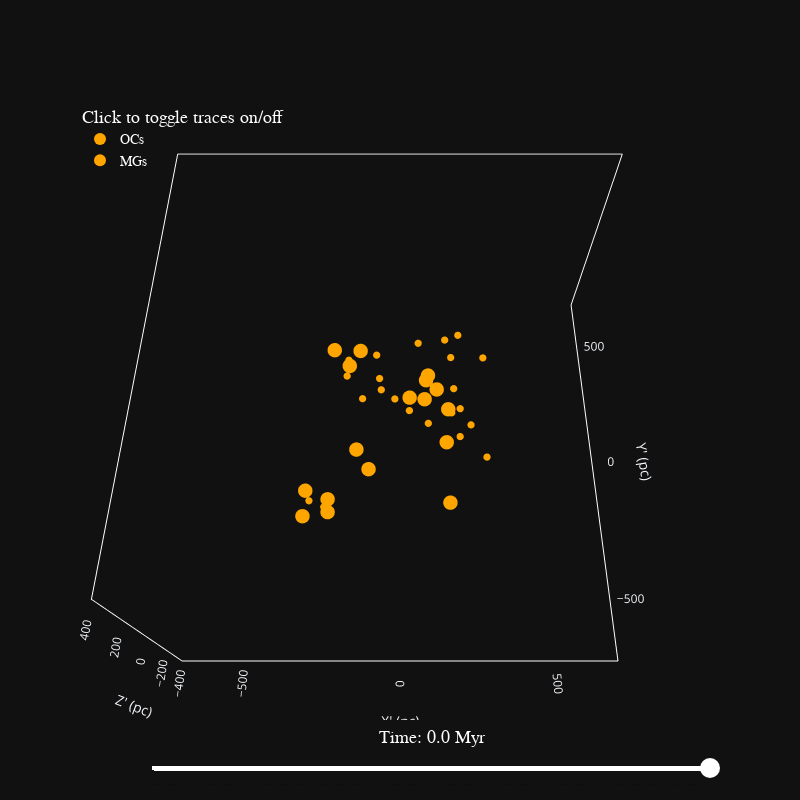

The notebook cell this image was saved under:
### Code cell
save_name = 'cr135_3d_plot.html'
plot_3d = StarClusters3DPlotter()
cr135_oc_data = StarClusterData(cr135_open_clusters, data_name = 'OCs', min_size = 0.8, max_size = 10, color = 'orange', opacity = 1)
cr135_mg_data = StarClusterData(cr135_moving_groups, data_name = 'MGs', min_size = 0.8, max_size = 5, color = 'orange', opacity = 1.)
sc_m6 = StarClusterCollection([cr135_oc_data, cr135_mg_data])
sc_m6.integrate_all_orbits(time=np.arange(0., -61., -1.), reference_frame_center=cr135_reference_frame)
fig3d_m6 = plot_3d.generate_3d_plot(collection = sc_m6, show = True, save_name =save_name, figure_layout=layout, static_traces = None, static_traces_times = None, reference_frame_center = cr135_reference_frame)

### Figure 1 — Plotly figure (JSON) as saved in the notebook; plotly's stock layout.template omitted (floating-point values rounded to 4 significant figures)
{"data": [{"hovertext": ["ASCC_20", "Alessi_33", "Alessi_34", "Alessi_36", "Collinder_132", "Collinder_135", "Collinder_140", "HSC_1865", "HSC_1913", "IC_2395", "NGC_2451B", "NGC_2547", "OCSN_65", "OC_0395", "OC_0407", "OC_0450", "UPK_398"], "marker": {"color": "orange", "line": {"color": "black", "width": 0}, "opacity": 1, "size": [10, 10, 10, 10, 10, 10, 10, 10, 10, 10, 10, 10, 10, 10, 10, 10, 10]}, "mode": "markers", "name": "OCs", "type": "scatter3d", "x": [-133.0, -221.5, 144.8, 89.42, -97.63, 82.8, 29.6, -298.3, -220.6, 146.8, 76.51, 150.8, -169.1, -289.7, -135.3, 115.2, -217.8], "y": [237.6, -286.0, -110.8, 115.1, -196.5, 93.51, 26.74, -331.3, -324.5, -328.8, 16.65, -11.98, 190.9, -262.6, -141.1, 51.87, 227.2], "z": [-23.09, -41.43, -4.823, 21.32, -17.71, 28.32, 33.66, -66.13, -49.27, 41.59, 41.73, 28.26, -43.0, -29.44, 6.237, 41.81, -2.304]}, {"hovertext": ["ASCC_18", "CWNU_1024", "CWNU_1072", "CWNU_1144", "CWNU_1178", "FoF_2383", "HSC_1765", "HSC_1894", "HSC_2056", "HSC_2247", "HSC_2453", "OCSN_64", "OCSN_76", "OCSN_82", "OCT", "OC_0401", "Theia_105", "Theia_1918", "Theia_35", "Theia_953", "UPK_535", "UPK_540"], "marker": {"color": "orange", "line": {"color": "black", "width": 0}, "opacity": 1, "size": [5, 5, 5, 5, 5, 5, 5, 5, 5, 5, 5, 5, 5, 5, 5, 5, 5, 5, 5, 5, 5, 5]}, "mode": "markers", "name": "MGs", "type": "scatter3d", "x": [-172.5, -16.77, -175.9, 165.3, 149.8, -66.82, 59.64, -235.4, 88.62, 231.9, 271.1, -79.32, -120.2, 29.23, 191.4, -277.6, 177.9, 159.6, -59.36, 264.2, 169.0, 193.0], "y": [216.1, 34.73, 148.9, 183.0, 271.7, 117.2, 239.8, -298.1, -50.5, -10.49, 185.6, 235.0, 39.33, -5.853, 267.4, -291.4, -146.0, -38.8, 44.54, -175.0, 51.33, 15.49], "z": [-47.77, 10.28, -38.99, 21.73, -8.993, -1.407, 19.86, -76.04, 6.203, -83.18, 15.69, -45.84, 3.762, 7.484, 25.66, -40.34, 107.4, 54.6, 52.03, 24.24, 47.43, -19.58]}], "layout": {"dragmode": "turntable", "height": 800, "legend": {"bgcolor": "rgba(0,0,0,0)", "font": {"color": "white", "family": "Arial", "size": 14}, "itemsizing": "constant", "title": {"font": {"color": "white", "size": 18}, "side": "top", "text": "Click to toggle traces on/off"}, "x": 0, "y": 1}, "scene": {"aspectmode": "manual", "aspectratio": {"x": 1, "y": 1, "z": 0.5714}, "camera": {"center": {"x": 0, "y": 0, "z": 0}, "eye": {"x": 0, "y": -0.8, "z": 1.5}, "projection": {"type": "perspective"}, "up": {"x": 0, "y": 1, "z": 0}}, "xaxis": {"linecolor": "white", "linewidth": 2, "mirror": true, "nticks": 5, "range": [-700, 700], "showgrid": false, "showline": true, "showspikes": false, "title": {"text": "X' (pc)"}, "zeroline": false}, "yaxis": {"linecolor": "white", "linewidth": 2, "mirror": true, "nticks": 5, "range": [-700, 700], "showgrid": false, "showline": true, "showspikes": false, "title": {"text": "Y' (pc)"}, "zeroline": false}, "zaxis": {"linecolor": "white", "linewidth": 2, "mirror": true, "nticks": 5, "range": [-400, 400], "showgrid": false, "showline": true, "showspikes": false, "title": {"text": "Z' (pc)"}, "zeroline": false}}, "sliders": [{"active": 60, "bgcolor": "white", "bordercolor": "red", "borderwidth": 0, "currentvalue": {"font": {"color": "white", "family": "arial", "size": 18}, "offset": 20, "visible": true, "xanchor": "center"}, "font": {"color": "black", "size": 1}, "len": 0.9, "pad": {"b": 0, "l": 0, "r": 0, "t": 0}, "steps": [{"args": [["-60.0"], {"frame": {"duration": 5, "easing": "linear", "redraw": true}, "transition": {"duration": 0, "easing": "linear"}}], "label": "Time: -60.0 Myr", "method": "animate"}, {"args": [["-59.0"], {"frame": {"duration": 5, "easing": "linear", "redraw": true}, "transition": {"duration": 0, "easing": "linear"}}], "label": "Time: -59.0 Myr", "method": "animate"}, {"args": [["-58.0"], {"frame": {"duration": 5, "easing": "linear", "redraw": true}, "transition": {"duration": 0, "easing": "linear"}}], "label": "Time: -58.0 Myr", "method": "animate"}, {"args": [["-57.0"], {"frame": {"duration": 5, "easing": "linear", "redraw": true}, "transition": {"duration": 0, "easing": "linear"}}], "label": "Time: -57.0 Myr", "method": "animate"}, {"args": [["-56.0"], {"frame": {"duration": 5, "easing": "linear", "redraw": true}, "transition": {"duration": 0, "easing": "linear"}}], "label": "Time: -56.0 Myr", "method": "animate"}, {"args": [["-55.0"], {"frame": {"duration": 5, "easing": "linear", "redraw": true}, "transition": {"duration": 0, "easing": "linear"}}], "label": "Time: -55.0 Myr", "method": "animate"}, {"args": [["-54.0"], {"frame": {"duration": 5, "easing": "linear", "redraw": true}, "transition": {"duration": 0, "easing": "linear"}}], "label": "Time: -54.0 Myr", "method": "animate"}, {"args": [["-53.0"], {"frame": {"duration": 5, "easing": "linear", "redraw": true}, "transition": {"duration": 0, "easing": "linear"}}], "label": "Time: -53.0 Myr", "method": "animate"}, {"args": [["-52.0"], {"frame": {"duration": 5, "easing": "linear", "redraw": true}, "transition": {"duration": 0, "easing": "linear"}}], "label": "Time: -52.0 Myr", "method": "animate"}, {"args": [["-51.0"], {"frame": {"duration": 5, "easing": "linear", "redraw": true}, "transition": {"duration": 0, "easing": "linear"}}], "label": "Time: -51.0 Myr", "method": "animate"}, {"args": [["-50.0"], {"frame": {"duration": 5, "easing": "linear", "redraw": true}, "transition": {"duration": 0, "easing": "linear"}}], "label": "Time: -50.0 Myr", "method": "animate"}, {"args": [["-49.0"], {"frame": {"duration": 5, "easing": "linear", "redraw": true}, "transition": {"duration": 0, "easing": "linear"}}], "label": "Time: -49.0 Myr", "method": "animate"}, {"args": [["-48.0"], {"frame": {"duration": 5, "easing": "linear", "redraw": true}, "transition": {"duration": 0, "easing": "linear"}}], "label": "Time: -48.0 Myr", "method": "animate"}, {"args": [["-47.0"], {"frame": {"duration": 5, "easing": "linear", "redraw": true}, "transition": {"duration": 0, "easing": "linear"}}], "label": "Time: -47.0 Myr", "method": "animate"}, {"args": [["-46.0"], {"frame": {"duration": 5, "easing": "linear", "redraw": true}, "transition": {"duration": 0, "easing": "linear"}}], "label": "Time: -46.0 Myr", "method": "animate"}, {"args": [["-45.0"], {"frame": {"duration": 5, "easing": "linear", "redraw": true}, "transition": {"duration": 0, "easing": "linear"}}], "label": "Time: -45.0 Myr", "method": "animate"}, {"args": [["-44.0"], {"frame": {"duration": 5, "easing": "linear", "redraw": true}, "transition": {"duration": 0, "easing": "linear"}}], "label": "Time: -44.0 Myr", "method": "animate"}, {"args": [["-43.0"], {"frame": {"duration": 5, "easing": "linear", "redraw": true}, "transition": {"duration": 0, "easing": "linear"}}], "label": "Time: -43.0 Myr", "method": "animate"}, {"args": [["-42.0"], {"frame": {"duration": 5, "easing": "linear", "redraw": true}, "transition": {"duration": 0, "easing": "linear"}}], "label": "Time: -42.0 Myr", "method": "animate"}, {"args": [["-41.0"], {"frame": {"duration": 5, "easing": "linear", "redraw": true}, "transition": {"duration": 0, "easing": "linear"}}], "label": "Time: -41.0 Myr", "method": "animate"}, {"args": [["-40.0"], {"frame": {"duration": 5, "easing": "linear", "redraw": true}, "transition": {"duration": 0, "easing": "linear"}}], "label": "Time: -40.0 Myr", "method": "animate"}, {"args": [["-39.0"], {"frame": {"duration": 5, "easing": "linear", "redraw": true}, "transition": {"duration": 0, "easing": "linear"}}], "label": "Time: -39.0 Myr", "method": "animate"}, {"args": [["-38.0"], {"frame": {"duration": 5, "easing": "linear", "redraw": true}, "transition": {"duration": 0, "easing": "linear"}}], "label": "Time: -38.0 Myr", "method": "animate"}, {"args": [["-37.0"], {"frame": {"duration": 5, "easing": "linear", "redraw": true}, "transition": {"duration": 0, "easing": "linear"}}], "label": "Time: -37.0 Myr", "method": "animate"}, {"args": [["-36.0"], {"frame": {"duration": 5, "easing": "linear", "redraw": true}, "transition": {"duration": 0, "easing": "linear"}}], "label": "Time: -36.0 Myr", "method": "animate"}, {"args": [["-35.0"], {"frame": {"duration": 5, "easing": "linear", "redraw": true}, "transition": {"duration": 0, "easing": "linear"}}], "label": "Time: -35.0 Myr", "method": "animate"}, {"args": [["-34.0"], {"frame": {"duration": 5, "easing": "linear", "redraw": true}, "transition": {"duration": 0, "easing": "linear"}}], "label": "Time: -34.0 Myr", "method": "animate"}, {"args": [["-33.0"], {"frame": {"duration": 5, "easing": "linear", "redraw": true}, "transition": {"duration": 0, "easing": "linear"}}], "label": "Time: -33.0 Myr", "method": "animate"}, {"args": [["-32.0"], {"frame": {"duration": 5, "easing": "linear", "redraw": true}, "transition": {"duration": 0, "easing": "linear"}}], "label": "Time: -32.0 Myr", "method": "animate"}, {"args": [["-31.0"], {"frame": {"duration": 5, "easing": "linear", "redraw": true}, "transition": {"duration": 0, "easing": "linear"}}], "label": "Time: -31.0 Myr", "method": "animate"}, {"args": [["-30.0"], {"frame": {"duration": 5, "easing": "linear", "redraw": true}, "transition": {"duration": 0, "easing": "linear"}}], "label": "Time: -30.0 Myr", "method": "animate"}, {"args": [["-29.0"], {"frame": {"duration": 5, "easing": "linear", "redraw": true}, "transition": {"duration": 0, "easing": "linear"}}], "label": "Time: -29.0 Myr", "method": "animate"}, {"args": [["-28.0"], {"frame": {"duration": 5, "easing": "linear", "redraw": true}, "transition": {"duration": 0, "easing": "linear"}}], "label": "Time: -28.0 Myr", "method": "animate"}, {"args": [["-27.0"], {"frame": {"duration": 5, "easing": "linear", "redraw": true}, "transition": {"duration": 0, "easing": "linear"}}], "label": "Time: -27.0 Myr", "method": "animate"}, {"args": [["-26.0"], {"frame": {"duration": 5, "easing": "linear", "redraw": true}, "transition": {"duration": 0, "easing": "linear"}}], "label": "Time: -26.0 Myr", "method": "animate"}, {"args": [["-25.0"], {"frame": {"duration": 5, "easing": "linear", "redraw": true}, "transition": {"duration": 0, "easing": "linear"}}], "label": "Time: -25.0 Myr", "method": "animate"}, {"args": [["-24.0"], {"frame": {"duration": 5, "easing": "linear", "redraw": true}, "transition": {"duration": 0, "easing": "linear"}}], "label": "Time: -24.0 Myr", "method": "animate"}, {"args": [["-23.0"], {"frame": {"duration": 5, "easing": "linear", "redraw": true}, "transition": {"duration": 0, "easing": "linear"}}], "label": "Time: -23.0 Myr", "method": "animate"}, {"args": [["-22.0"], {"frame": {"duration": 5, "easing": "linear", "redraw": true}, "transition": {"duration": 0, "easing": "linear"}}], "label": "Time: -22.0 Myr", "method": "animate"}, {"args": [["-21.0"], {"frame": {"duration": 5, "easing": "linear", "redraw": true}, "transition": {"duration": 0, "easing": "linear"}}], "label": "Time: -21.0 Myr", "method": "animate"}, {"args": [["-20.0"], {"frame": {"duration": 5, "easing": "linear", "redraw": true}, "transition": {"duration": 0, "easing": "linear"}}], "label": "Time: -20.0 Myr", "method": "animate"}, {"args": [["-19.0"], {"frame": {"duration": 5, "easing": "linear", "redraw": true}, "transition": {"duration": 0, "easing": "linear"}}], "label": "Time: -19.0 Myr", "method": "animate"}, {"args": [["-18.0"], {"frame": {"duration": 5, "easing": "linear", "redraw": true}, "transition": {"duration": 0, "easing": "linear"}}], "label": "Time: -18.0 Myr", "method": "animate"}, {"args": [["-17.0"], {"frame": {"duration": 5, "easing": "linear", "redraw": true}, "transition": {"duration": 0, "easing": "linear"}}], "label": "Time: -17.0 Myr", "method": "animate"}, {"args": [["-16.0"], {"frame": {"duration": 5, "easing": "linear", "redraw": true}, "transition": {"duration": 0, "easing": "linear"}}], "label": "Time: -16.0 Myr", "method": "animate"}, {"args": [["-15.0"], {"frame": {"duration": 5, "easing": "linear", "redraw": true}, "transition": {"duration": 0, "easing": "linear"}}], "label": "Time: -15.0 Myr", "method": "animate"}, {"args": [["-14.0"], {"frame": {"duration": 5, "easing": "linear", "redraw": true}, "transition": {"duration": 0, "easing": "linear"}}], "label": "Time: -14.0 Myr", "method": "animate"}, {"args": [["-13.0"], {"frame": {"duration": 5, "easing": "linear", "redraw": true}, "transition": {"duration": 0, "easing": "linear"}}], "label": "Time: -13.0 Myr", "method": "animate"}, {"args": [["-12.0"], {"frame": {"duration": 5, "easing": "linear", "redraw": true}, "transition": {"duration": 0, "easing": "linear"}}], "label": "Time: -12.0 Myr", "method": "animate"}, {"args": [["-11.0"], {"frame": {"duration": 5, "easing": "linear", "redraw": true}, "transition": {"duration": 0, "easing": "linear"}}], "label": "Time: -11.0 Myr", "method": "animate"}, {"args": [["-10.0"], {"frame": {"duration": 5, "easing": "linear", "redraw": true}, "transition": {"duration": 0, "easing": "linear"}}], "label": "Time: -10.0 Myr", "method": "animate"}, {"args": [["-9.0"], {"frame": {"duration": 5, "easing": "linear", "redraw": true}, "transition": {"duration": 0, "easing": "linear"}}], "label": "Time: -9.0 Myr", "method": "animate"}, {"args": [["-8.0"], {"frame": {"duration": 5, "easing": "linear", "redraw": true}, "transition": {"duration": 0, "easing": "linear"}}], "label": "Time: -8.0 Myr", "method": "animate"}, {"args": [["-7.0"], {"frame": {"duration": 5, "easing": "linear", "redraw": true}, "transition": {"duration": 0, "easing": "linear"}}], "label": "Time: -7.0 Myr", "method": "animate"}, {"args": [["-6.0"], {"frame": {"duration": 5, "easing": "linear", "redraw": true}, "transition": {"duration": 0, "easing": "linear"}}], "label": "Time: -6.0 Myr", "method": "animate"}, {"args": [["-5.0"], {"frame": {"duration": 5, "easing": "linear", "redraw": true}, "transition": {"duration": 0, "easing": "linear"}}], "label": "Time: -5.0 Myr", "method": "animate"}, {"args": [["-4.0"], {"frame": {"duration": 5, "easing": "linear", "redraw": true}, "transition": {"duration": 0, "easing": "linear"}}], "label": "Time: -4.0 Myr", "method": "animate"}, {"args": [["-3.0"], {"frame": {"duration": 5, "easing": "linear", "redraw": true}, "transition": {"duration": 0, "easing": "linear"}}], "label": "Time: -3.0 Myr", "method": "animate"}, {"args": [["-2.0"], {"frame": {"duration": 5, "easing": "linear", "redraw": true}, "transition": {"duration": 0, "easing": "linear"}}], "label": "Time: -2.0 Myr", "method": "animate"}, {"args": [["-1.0"], {"frame": {"duration": 5, "easing": "linear", "redraw": true}, "transition": {"duration": 0, "easing": "linear"}}], "label": "Time: -1.0 Myr", "method": "animate"}, {"args": [["0.0"], {"frame": {"duration": 5, "easing": "linear", "redraw": true}, "transition": {"duration": 0, "easing": "linear"}}], "label": "Time: 0.0 Myr", "method": "animate"}], "tickcolor": "white", "ticklen": 1, "transition": {"duration": 300, "easing": "bounce-in"}, "x": 0.1, "xanchor": "left", "y": 0, "yanchor": "top"}], "width": 800}}
